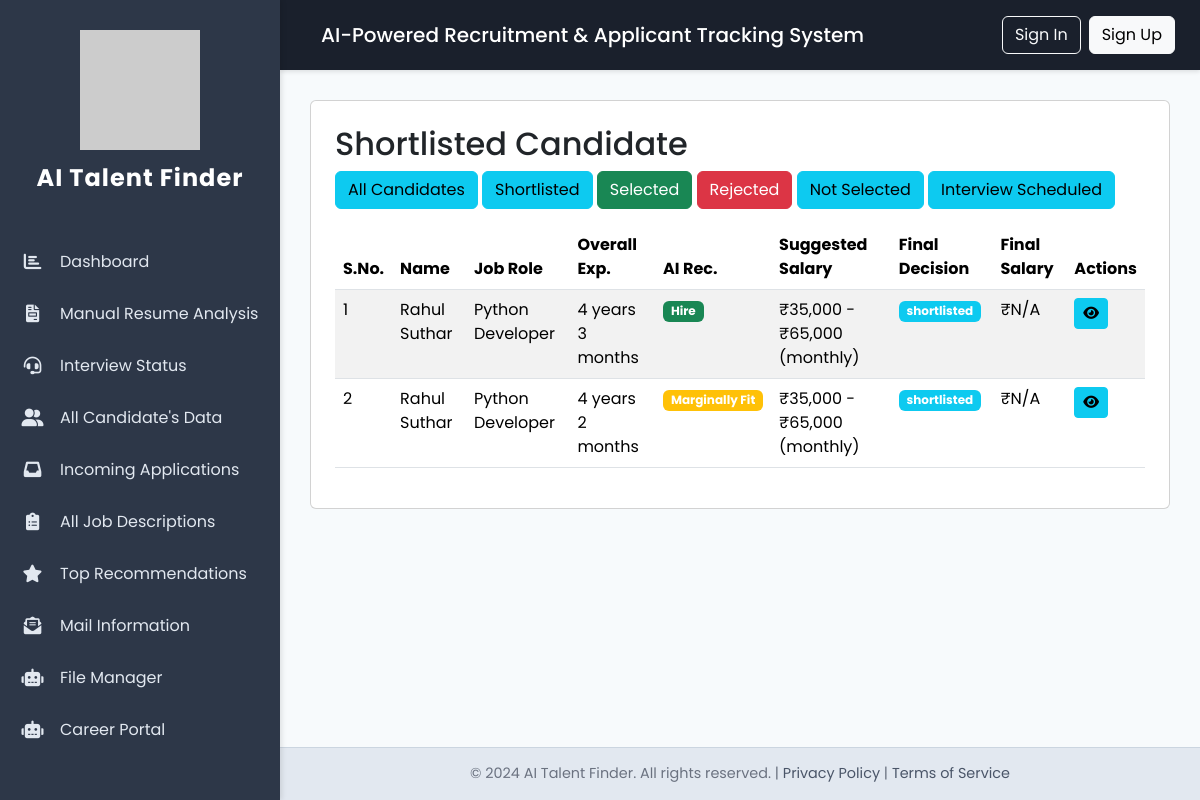
/shortlisted_candidate/, run on an earlier commit of the app's database.
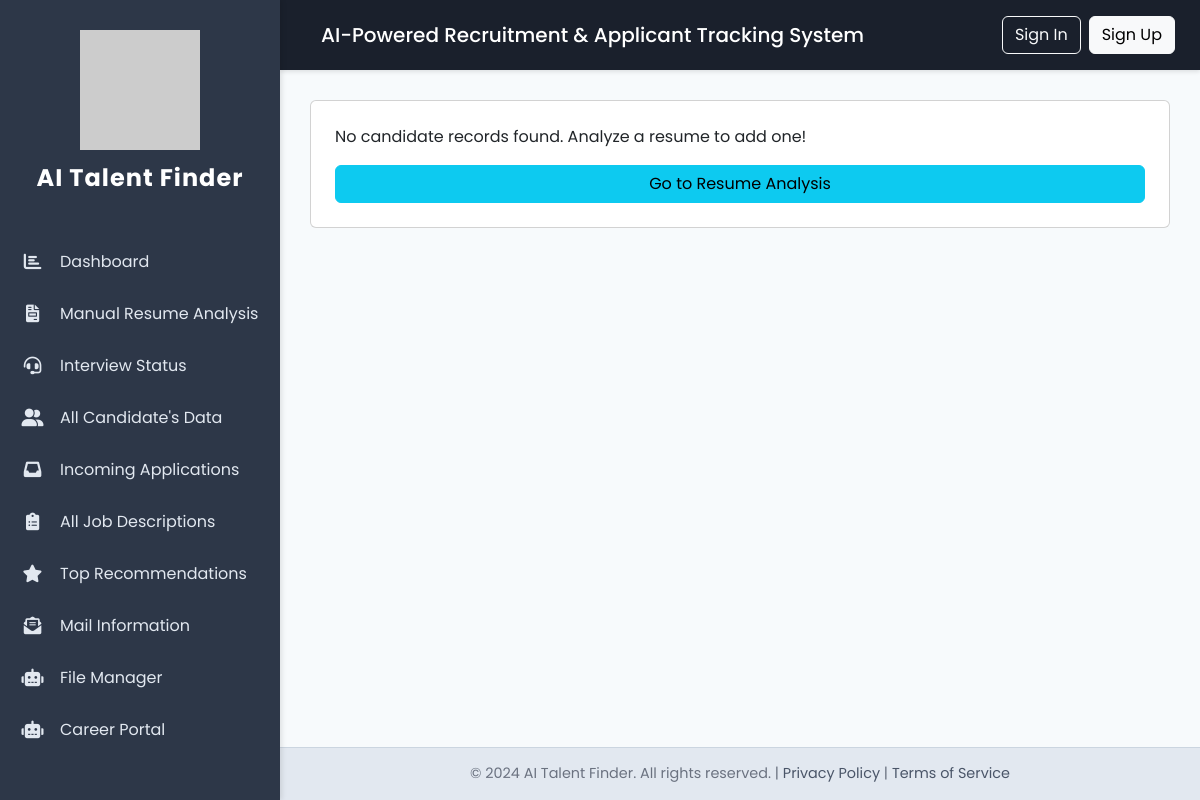
And on a later commit of the database.
### hr_app/models.py (models this page shows, shortened)
class CandidateAnalysis(models.Model):
    user = models.ForeignKey(User, on_delete=models.CASCADE)
    full_name = models.CharField(max_length=255, null=True, blank=True)
    job_role = models.CharField(max_length=255, null=True, blank=True)
    phone_no = models.CharField(max_length=50, null=True, blank=True)
    hiring_recommendation = models.CharField(max_length=50, null=True, blank=True)
    suggested_salary_range = models.CharField(max_length=100, null=True, blank=True)
    interview_questions = models.TextField(null=True, blank=True) # Stores JSON string
    analysis_summary = models.TextField(null=True, blank=True) # Stores JSON string of the full summary
    experience_match = models.CharField(max_length=50, null=True, blank=True)
    overall_experience = models.CharField(max_length=50, null=True, blank=True)
    current_company_name = models.CharField(max_length=255, null=True, blank=True)
    current_company_address = models.CharField(max_length=255, null=True, blank=True)
    fitment_verdict = models.CharField(max_length=50, null=True, blank=True)
    aggregate_score = models.CharField(max_length=50, null=True, blank=True)
    final_decision = models.CharField(max_length=50, null=True, blank=True)
    final_salary = models.IntegerField(null=True, blank=True) # Using IntegerField for salary
    strategic_alignment = models.TextField(null=True, blank=True)
    quantifiable_impact = models.TextField(null=True, blank=True)
    potential_gaps_risks = models.TextField(null=True, blank=True)
    comparable_experience = models.TextField(null=True, blank=True) # Note: this was `comparable_experience_analysis` in LLM response
    scoring_matrix_json = models.TextField(null=True, blank=True) # Stores JSON string
    bench_recommendation_json = models.TextField(null=True, blank=True) # Stores JSON string
    alternative_role_recommendations_json = models.TextField(null=True, blank=True) # Stores JSON string
    automated_recruiter_insights_json = models.TextField(null=True, blank=True) # Stores JSON string
    candidate_overview = models.TextField(null=True, blank=True)
    technical_prowess_json = models.TextField(null=True, blank=True) # Stores JSON string
    project_impact_json = models.TextField(null=True, blank=True) # Stores JSON string
    education_certifications_json = models.TextField(null=True, blank=True) # Stores JSON string
    overall_rating_summary = models.CharField(max_length=50, null=True, blank=True) # Renamed to avoid conflict
    conclusion_summary = models.TextField(null=True, blank=True) # Renamed to avoid conflict
    bland_call_id = models.CharField(max_length=100, blank=True, null=True)
    interview_status = models.CharField(max_length=50, null=True, blank=True, default='Pending')
    resume_file_path = models.CharField(max_length=255, null=True, blank=True)
    created_at = models.DateTimeField(auto_now_add=True)
    updated_at = models.DateTimeField(auto_now=True)
    DECISION_CHOICES = [
        ('shortlisted', 'Shortlisted'),
        ('selected', 'Selected'),
        ('not_selected', 'Not Selected'),
    ]
    final_decision = models.CharField(
        max_length=20,
        choices=DECISION_CHOICES,
        default='Pending',
        blank=True,
        null=True
    )
    final_salary = models.DecimalField(
        max_digits=10,
        decimal_places=2,
        blank=True,
        null=True
    )
    ANALYSIS_TYPES = (
        ('Manual', 'Manual ATS Analysis'),
        ('Basic', 'Basic ATS Analysis'),
        ('Advance', 'Advanced ATS Analysis'),
    )
    analysis_type = models.CharField(
        max_length=10,
        choices=ANALYSIS_TYPES,
        default='Manual',
        help_text="Type of resume analysis (Basic or Advanced)."
    )

### hr_app/views.py (the view, shortened to what this page needs)
# urls.py: path('shortlisted_candidate/', views.shortlisted_candidate, name='shortlisted_candidate'),
def shortlisted_candidate(request):
    candidates = CandidateAnalysis.objects.filter(final_decision='shortlisted').order_by('-created_at')
    final_decision_forms = {} #
    for candidate in candidates: #
        initial_data = { #
            'final_decision': candidate.final_decision, #
            'final_salary': candidate.final_salary #
        }
        final_decision_forms[candidate.id] = FinalDecisionForm(prefix=f'decision_{candidate.id}', initial=initial_data) #
    context = { #
        'candidates': candidates, #
        'final_decision_forms': final_decision_forms, #
    }
    return render(request, 'shortlisted_candidate.html', context) #

### templates/shortlisted_candidate.html (shortened to what this page needs)
{% extends 'base.html' %}
{% block content %}
    <div class="card p-4">
        {% if candidates %}
            <div class="table-responsive">
                <h2 class="section-title">Shortlisted Candidate</h2>
                <div class="filter-buttons mb-3">
                    <button class="btn btn-info filter-btn" data-filter="">All Candidates</button>
                    <button class="btn btn-info filter-btn" data-filter="shortlisted">Shortlisted</button>
                    <button class="btn btn-success filter-btn" data-filter="Selected">Selected</button>
                    <button class="btn btn-danger filter-btn" data-filter="Rejected">Rejected</button>
                    <button class="btn btn-info filter-btn" data-filter="Not Selected">Not Selected</button>
                    <button class="btn btn-info filter-btn" data-filter="Interview Scheduled">Interview Scheduled</button>
                </div>
                <table id="candidateRecordsTable" class="table table-striped table-hover">
                    <thead>
                        <tr>
                            <th>S.No.</th>
                            <th>Name</th>
                            <th>Job Role</th>
                            <th>Overall Exp.</th>
                            <th>AI Rec.</th>
                            <th>Suggested Salary</th>
                            <th>Final Decision</th>
                            <th>Final Salary</th>
                            <th>Actions</th>
                        </tr>
                    </thead>
                    <tbody>
                        {% for candidate in candidates %}
                            <tr>
                                <td>{{ forloop.counter }}</td>
                                <td>{{ candidate.full_name }}</td>
                                <td>{{ candidate.job_role }}</td>
                                <td>{{ candidate.overall_experience }}</td>
                                <td>
                                    <span class="badge
                                        {% if candidate.hiring_recommendation == 'Hire' or candidate.hiring_recommendation == 'Strong Hire' %}bg-success{% elif candidate.hiring_recommendation == 'Reject' %}bg-danger{% else %}bg-warning{% endif %}
                                    ">{{ candidate.hiring_recommendation }}</span>
                                </td>
                                <td>{{ candidate.suggested_salary_range }}</td>
                                <td>
                                    <span class="badge font-weight-bold
                                        {% if candidate.final_decision == 'Selected' %}bg-success{% elif candidate.final_decision == 'Rejected' %}bg-danger{% elif candidate.final_decision == 'Not Selected' %}bg-secondary{% elif candidate.final_decision == 'Interview Scheduled' %}bg-primary{% elif candidate.final_decision == 'shortlisted' %}bg-info{% else %}bg-muted{% endif %}
                                    ">{{ candidate.final_decision|default:"Pending" }}</span>
                                </td>
                                <td>₹{{ candidate.final_salary|floatformat:2|default:"N/A" }}</td>
                                <td>
                                    <a href="{% url 'candidate_profile' candidate_id=candidate.id %}" class="btn btn-info btn-sm" title="View Details">
                                        <i class="fas fa-eye"></i>
                                    </a>
                                </td>
                            </tr>
                        {% endfor %}
                    </tbody>
                </table>
            </div>
        {% else %}
            <p>No candidate records found. Analyze a resume to add one!</p>
            <a href="{% url 'resume_analysis' %}" class="btn btn-info">Go to Resume Analysis</a>
        {% endif %}
    </div>
{% endblock %}
{% block extra_js %}
{% load static %}
<link rel="stylesheet" type="text/css" href="https://cdn.datatables.net/2.0.8/css/dataTables.dataTables.min.css"/>
<link rel="stylesheet" type="text/css" href="https://cdn.datatables.net/buttons/3.0.2/css/buttons.dataTables.min.css"/>
{% endblock %}

### templates/base.html (shortened to what this page needs)
<!DOCTYPE html>
<html lang="en">
<head>
    <link href="https://cdn.jsdelivr.net/npm/bootstrap@5.3.3/dist/css/bootstrap.min.css" rel="stylesheet">
    <link rel="stylesheet" href="https://cdnjs.cloudflare.com/ajax/libs/font-awesome/6.0.0-beta3/css/all.min.css">
</head>
<body>
    <div class="app-container">
        <aside class="app-sidebar">
            <div class="sidebar-header">
                <img src="https://placehold.co/100x100/4c51bf/ffffff?text=AI" alt="Logo" class="sidebar-logo">
                <br>
                <span class="sidebar-title">AI Talent Finder</span>
            </div>
            <nav class="sidebar-nav">
                <a href="{% url 'dashboard' %}" class="nav-item {% if request.resolver_match.url_name == 'dashboard' %}active{% endif %}">
                    <i class="fas fa-chart-bar nav-icon"></i>
                    <span class="nav-text">Dashboard</span>
                </a>
                <a href="{% url 'resume_analysis' %}" class="nav-item {% if request.resolver_match.url_name == 'resume_analysis' %}active{% endif %}">
                    <i class="fas fa-file-invoice nav-icon"></i>
                    <span class="nav-text">Manual Resume Analysis</span>
                </a>
                <a href="{% url 'interviews' %}" class="nav-item {% if request.resolver_match.url_name == 'interviews' %}active{% endif %}">
                    <i class="fas fa-headset nav-icon"></i>
                    <span class="nav-text">Interview Status</span>
                </a>
                <a href="{% url 'records' %}" class="nav-item {% if request.resolver_match.url_name == 'records' %}active{% endif %}">
                    <i class="fas fa-user-friends nav-icon"></i>
                    <span class="nav-text">All Candidate's Data</span>
                </a>
                <a href="{% url 'show_unread_emails' %}" class="nav-item {% if request.resolver_match.url_name == 'show_unread_emails' %}active{% endif %}">
                    <i class="fas fa-inbox nav-icon"></i>
                    <span class="nav-text">Incoming Applications</span>
                </a>
                <a href="{% url 'all_job_descriptions' %}" class="nav-item {% if request.resolver_match.url_name == 'all_job_descriptions' %}active{% endif %}">
                    <i class="fas fa-clipboard-list nav-icon"></i>
                    <span class="nav-text">All Job Descriptions</span>
                </a>
                <a href="{% url 'top_recommendations' %}" class="nav-item {% if request.resolver_match.url_name == 'top_recommendations' %}active{% endif %}">
                    <i class="fas fa-star nav-icon"></i>
                    <span class="nav-text">Top Recommendations</span>
                </a>
                <a href="{% url 'email_dashboard' %}" class="nav-item {% if request.resolver_match.url_name == 'email_dashboard' %}active{% endif %}">
                    <i class="fas fa-envelope-open-text nav-icon"></i>
                    <span class="nav-text">Mail Information</span>
                </a>
                <a href="{% url 'file_manager' %}" class="nav-item {% if request.resolver_match.url_name == 'file_manager' %}active{% endif %}">
                    <i class="fas fa-robot nav-icon"></i>
                    <span class="nav-text">File Manager </span>
                </a>
                <a href="{% url 'career_portal' %}" class="nav-item {% if request.resolver_match.url_name == 'career_portal' %}active{% endif %}">
                    <i class="fas fa-robot nav-icon"></i>
                    <span class="nav-text">Career Portal </span>
                </a>
            </nav>
        </aside>
        <div class="main-content-wrapper">
            <header class="app-header">
                <div class="header-left d-flex align-items-center">
                    <h5 class="mb-0 ms-3 d-none d-md-block">AI-Powered Recruitment & Applicant Tracking System</h5>
                </div>
                <div class="header-right d-flex align-items-center">
                    {% if user.is_authenticated %}
                        <span class="text-white me-3 d-none d-md-block" style="font-size: 1.1rem; font-weight: 500;">Hello, {{ user.username }}</span>
                        <a href="#" class="header-icon-link notification-icon-wrapper" aria-label="Notifications">
                            <i class="fas fa-bell"></i>
                            <span class="notification-badge">3</span>
                        </a>
                        <a href="{% url 'signout' %}" class="header-icon-link" title="Sign Out" aria-label="Sign Out">
                            <i class="fas fa-sign-out-alt"></i>
                        </a>
                    {% else %}
                        <a href="{% url 'signin' %}" class="btn btn-outline-light me-2">Sign In</a>
                        <a href="{% url 'signup' %}" class="btn btn-light">Sign Up</a>
                    {% endif %}
                </div>
            </header>
            <main class="page-content">
                {% block content %}{% endblock %}
            </main>
            <footer class="app-footer">
                <div class="footer-content">
                    &copy; 2024 AI Talent Finder. All rights reserved.
                    <span class="footer-separator">|</span>
                    <a href="#" class="footer-link" target="_blank">Privacy Policy</a>
                    <span class="footer-separator">|</span>
                    <a href="#" class="footer-link" target="_blank">Terms of Service</a>
                </div>
            </footer>
        </div>
    </div>
    {% block extra_js %}{% endblock %}
</body>
</html>

### templates/base.html (style rules this page uses)
:root { --sidebar-bg: #2d3748; --sidebar-hover: #4a5568; --sidebar-text: #e2e8f0; --sidebar-active: #4c51bf; --header-bg: #1a202c; --content-bg: #f7fafc; --footer-bg: #e2e8f0; --primary-color: #4c51bf; }
body { font-family: 'Poppins', sans-serif; background-color: var(--content-bg); margin: 0; }
.app-container { display: flex; min-height: 100vh; }
.app-sidebar { width: 280px; background: var(--sidebar-bg); color: var(--sidebar-text); display: flex; flex-direction: column; position: fixed; top: 0; bottom: 0; left: 0; z-index: 1030; transition: transform 0.3s ease-in-out; box-shadow: 2px 0 5px rgba(0, 0, 0, 0.1); }
.app-sidebar .sidebar-header { padding: 30px 20px 20px; text-align: center; flex-shrink: 0; }
.sidebar-logo { width: 120px; height: 120px; margin-bottom: 10px; object-fit: cover; }
.sidebar-title { font-size: 1.5rem; font-weight: 700; color: white; letter-spacing: 1px; }
.sidebar-nav { flex-grow: 1; padding: 20px 0; overflow-y: auto; -webkit-overflow-scrolling: touch; }
.sidebar-nav .nav-item { display: flex; align-items: center; padding: 14px 20px; color: var(--sidebar-text); text-decoration: none; transition: all 0.3s ease; }
.sidebar-nav .nav-icon { font-size: 1.1rem; margin-right: 15px; width: 25px; text-align: center; }
.app-header { height: 70px; background: var(--header-bg); color: white; display: flex; justify-content: space-between; align-items: center; padding: 0 25px; position: fixed; top: 0; left: 280px; right: 0; z-index: 1020; box-shadow: 0 2px 4px rgba(0, 0, 0, 0.1); transition: left 0.3s ease-in-out; }
.main-content-wrapper { margin-left: 280px; margin-top: 70px; flex-grow: 1; display: flex; flex-direction: column; transition: margin-left 0.3s ease-in-out; min-height: calc(100vh - 70px); }
.page-content { flex-grow: 1; padding: 30px; }
.app-footer { background: var(--footer-bg); padding: 15px; text-align: center; font-size: 0.9rem; color: #6b7280; border-top: 1px solid #cbd5e0; }
.footer-link { color: #4a5568; text-decoration: none; transition: color 0.2s ease; }

What changed in the data, as far as the page shows it:
removed CandidateAnalysis: full_name "Rahul Suthar", job_role "Python Developer", overall_experience "4 years 3 months", hiring_recommendation "Hire", suggested_salary_range "₹35,000 - ₹65,000 (monthly)", final_decision "shortlisted", final_salary "N/A"
removed CandidateAnalysis: full_name "Rahul Suthar", job_role "Python Developer", overall_experience "4 years 2 months", hiring_recommendation "Marginally Fit", suggested_salary_range "₹35,000 - ₹65,000 (monthly)", final_decision "shortlisted", final_salary "N/A"
Also different on the page:
text no longer shown: "Shortlisted Candidate All Candidates Shortlisted Selected Rejected Not Selected Interview Scheduled S.No. Name Job Role Overall Exp. AI Rec. Suggested Salary Final Decision Final Salary Actions"
text now shown: "No candidate records found. Analyze a resume to add one! Go to Resume Analysis"
